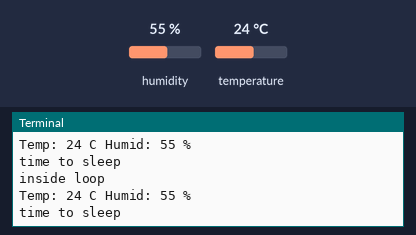
Recording of a program running on a simulated Raspberry Pi (BCM pin numbers). Shown: the last lines printed to the terminal. Inputs (shaded band) come from the test bench; at power-on: humidity 55 %, temperature 24 °C.

Above: at 1.2 s.
1.3 s: humidity set to 22 %
At 2.6 s:
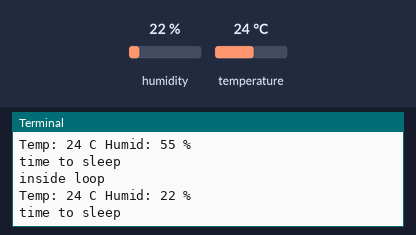
2.8 s: temperature set to 12 °C
At 3.9 s:
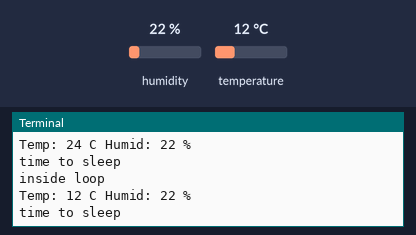
4.3 s: humidity set to 40 %
At 5.1 s:
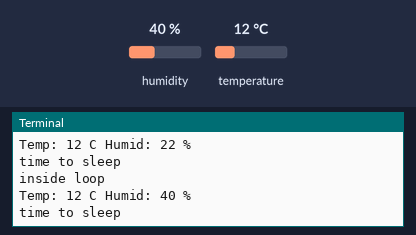
Timing chart, 0 to 7.3 s (numbered marks = the images above; inputs shaded):
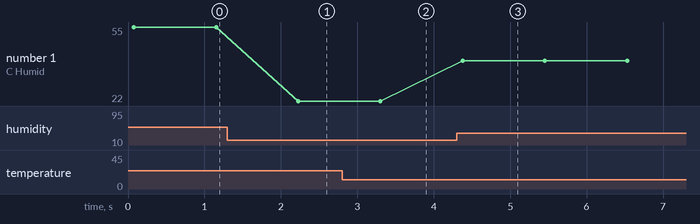

The program:

dht11_example.py
```python
import RPi.GPIO as GPIO
import dht11
import time

# initialize GPIO
GPIO.setwarnings(False)
GPIO.setmode(GPIO.BCM)
#GPIO.cleanup()
print("Set")
# read data using Pin GPIO21
instance = dht11.DHT11(pin=21)

while True:
    result = instance.read()
    print("inside loop")
    if result.is_valid():
        print("Temp: %d C" % result.temperature +' '+"Humid: %d %%" % result.humidity)
    print("time to sleep")
    time.sleep(1)
```

Measured:
- after the input at 1.3 s, the terminal: prints a new line after 0.93 s (image 1)
- after the input at 2.8 s, the terminal: prints a new line after 0.50 s (image 2)
- after the input at 4.3 s, the terminal: prints a new line after 0.08 s (image 3)
- plotted number 1: 55 → 22 after the input at 1.3 s, 22 → 40 after the input at 4.3 s
